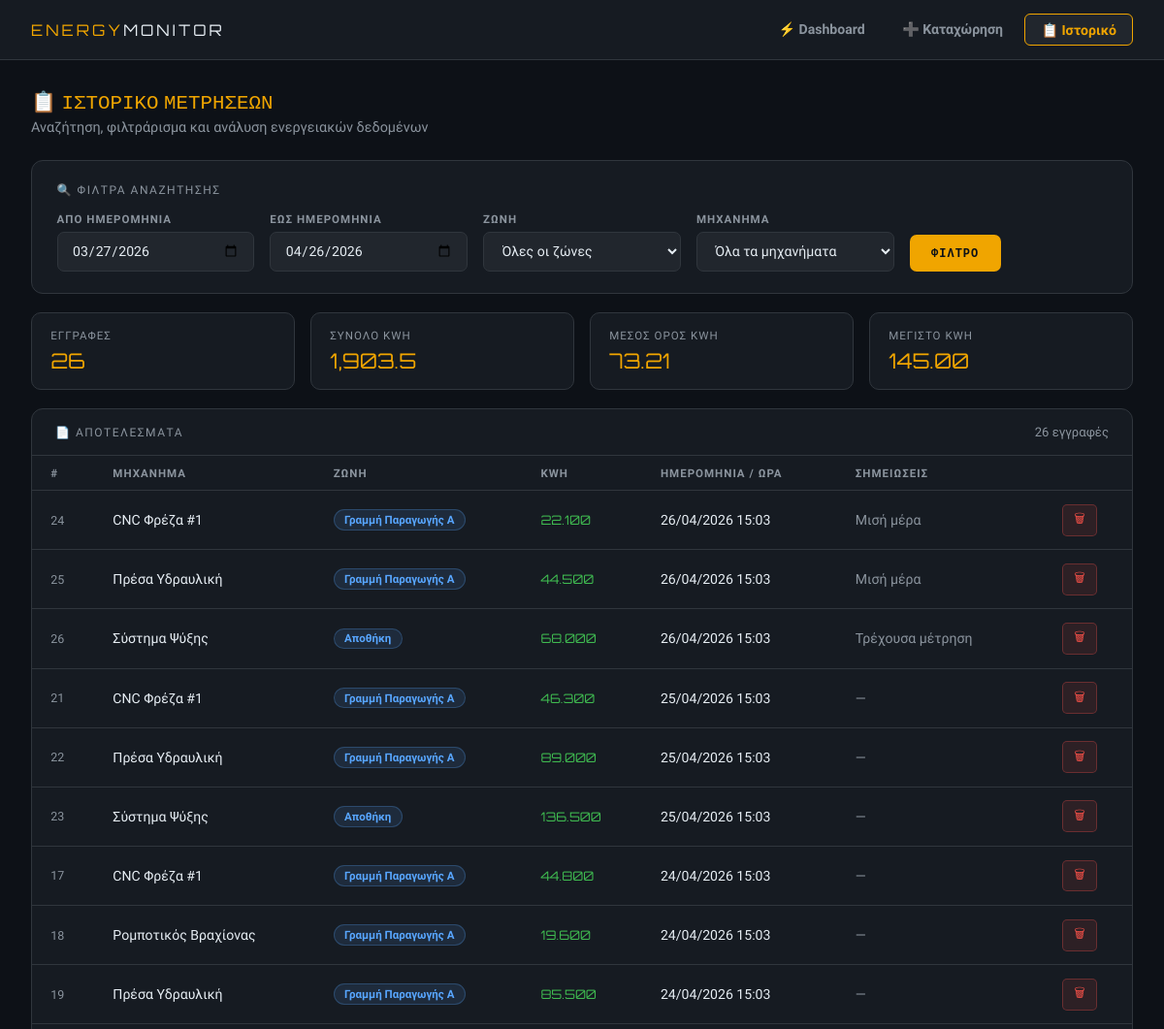
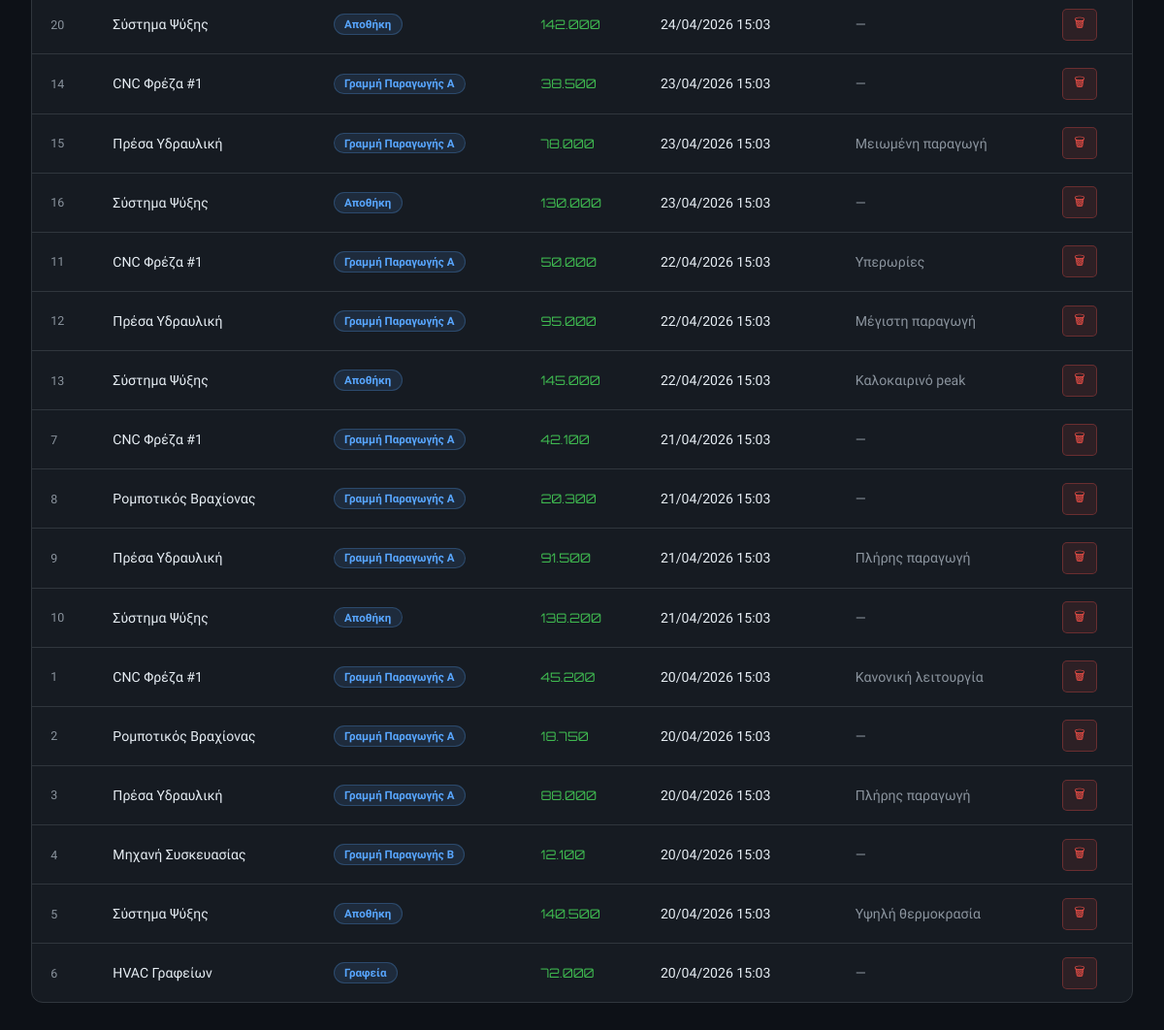
The page /history.php on the database its author committed (2 pictures, top to bottom).
### tables this page shows
CREATE TABLE IF NOT EXISTS energy_readings (
    id          INT AUTO_INCREMENT PRIMARY KEY,
    machine_id  INT NOT NULL,
    kwh         DECIMAL(10,3) NOT NULL COMMENT 'Κατανάλωση σε kWh',
    recorded_at DATETIME NOT NULL,
    notes       TEXT,
    created_at  TIMESTAMP DEFAULT CURRENT_TIMESTAMP,
    FOREIGN KEY (machine_id) REFERENCES machines(id) ON DELETE CASCADE
);

CREATE TABLE IF NOT EXISTS machines (
    id              INT AUTO_INCREMENT PRIMARY KEY,
    zone_id         INT NOT NULL,
    name            VARCHAR(100) NOT NULL,
    model           VARCHAR(100),
    rated_power_kw  DECIMAL(8,2) NOT NULL COMMENT 'Ονομαστική ισχύς σε kW',
    status          ENUM('active','inactive','maintenance') DEFAULT 'active',
    created_at      TIMESTAMP DEFAULT CURRENT_TIMESTAMP,
    FOREIGN KEY (zone_id) REFERENCES zones(id) ON DELETE CASCADE
);

CREATE TABLE IF NOT EXISTS zones (
    id          INT AUTO_INCREMENT PRIMARY KEY,
    name        VARCHAR(100) NOT NULL,
    description TEXT,
    created_at  TIMESTAMP DEFAULT CURRENT_TIMESTAMP
);

### history.php (the view, shortened to what this page needs)
<?php
require_once 'config/db.php';
$f_from    = (!empty($_GET['from'])) ? $_GET['from'] : date('Y-m-d', strtotime('-30 days'));
$f_to      = (!empty($_GET['to']))   ? $_GET['to']   : date('Y-m-d');
$where = ["DATE(er.recorded_at) BETWEEN '$f_from' AND '$f_to'"];
$where_sql = 'WHERE ' . implode(' AND ', $where);
$res = mysqli_query($con, "
    SELECT er.id, er.kwh, er.recorded_at, er.notes,
           m.name AS machine_name, z.name AS zone_name
    FROM energy_readings er
    JOIN machines m ON er.machine_id = m.id
    JOIN zones    z ON m.zone_id     = z.id
    $where_sql
    ORDER BY er.recorded_at DESC
    LIMIT 200
");
$rows = [];
while ($row = mysqli_fetch_assoc($res)) $rows[] = $row;
$sr = mysqli_query($con, "
    SELECT COUNT(*) AS cnt, SUM(er.kwh) AS total_kwh,
           AVG(er.kwh) AS avg_kwh, MAX(er.kwh) AS max_kwh
    FROM energy_readings er
    JOIN machines m ON er.machine_id = m.id
    $where_sql
");
$stats = mysqli_fetch_assoc($sr);
?>
<!DOCTYPE html>
<html lang="el">
<head>
</head>
<body>
<nav>
    <div class="logo">ENERGY<span>MONITOR</span></div>
    <div class="nav-links">
        <a href="index.php">⚡ Dashboard</a>
        <a href="add_reading.php">➕ Καταχώρηση</a>
        <a href="history.php" class="active">📋 Ιστορικό</a>
    </div>
</nav>
<div class="container">
    <div class="page-title">📋 ΙΣΤΟΡΙΚΟ ΜΕΤΡΗΣΕΩΝ</div>
    <div class="page-sub">Αναζήτηση, φιλτράρισμα και ανάλυση ενεργειακών δεδομένων</div>
    <div class="filter-card">
        <div class="filter-title">🔍 Φίλτρα Αναζήτησης</div>
        <form method="GET" action="history.php">
            <div class="filter-grid">
                <div>
                    <label>Από Ημερομηνία</label>
                    <input type="date" name="from" value="<?= htmlspecialchars($f_from) ?>">
                </div>
                <div>
                    <label>Έως Ημερομηνία</label>
                    <input type="date" name="to" value="<?= htmlspecialchars($f_to) ?>">
                </div>
                <div>
                    <label>Ζώνη</label>
                    <select name="zone_id">
                        <option value="0">Όλες οι ζώνες</option>
                    </select>
                </div>
                <div>
                    <label>Μηχάνημα</label>
                    <select name="machine_id">
                        <option value="0">Όλα τα μηχανήματα</option>
                    </select>
                </div>
                <div style="display:flex;align-items:flex-end">
                    <button type="submit" class="btn-filter">ΦΙΛΤΡΟ</button>
                </div>
            </div>
        </form>
    </div>
    <div class="mini-stats">
        <div class="mini-stat">
            <div class="mini-stat-label">Εγγραφές</div>
            <div class="mini-stat-value"><?= number_format((int)$stats['cnt']) ?></div>
        </div>
        <div class="mini-stat">
            <div class="mini-stat-label">Σύνολο kWh</div>
            <div class="mini-stat-value"><?= number_format((float)$stats['total_kwh'], 1) ?></div>
        </div>
        <div class="mini-stat">
            <div class="mini-stat-label">Μέσος Όρος kWh</div>
            <div class="mini-stat-value"><?= number_format((float)$stats['avg_kwh'], 2) ?></div>
        </div>
        <div class="mini-stat">
            <div class="mini-stat-label">Μέγιστο kWh</div>
            <div class="mini-stat-value"><?= number_format((float)$stats['max_kwh'], 2) ?></div>
        </div>
    </div>
    <div class="table-card">
        <div class="table-header">
            <span class="table-header-title">📄 Αποτελέσματα</span>
            <span class="table-header-count"><?= count($rows) ?> εγγραφές</span>
        </div>
        <?php if (empty($rows)): ?>
            <div class="no-data">⚡ Δεν βρέθηκαν μετρήσεις για τα επιλεγμένα φίλτρα.</div>
        <?php else: ?>
        <div style="overflow-x:auto">
        <table>
            <thead>
                <tr>
                    <th>#</th>
                    <th>Μηχάνημα</th>
                    <th>Ζώνη</th>
                    <th>kWh</th>
                    <th>Ημερομηνία / Ώρα</th>
                    <th>Σημειώσεις</th>
                    <th></th>
                </tr>
            </thead>
            <tbody>
                <?php foreach ($rows as $row): ?>
                <tr>
                    <td style="color:var(--muted);font-size:0.78rem"><?= $row['id'] ?></td>
                    <td><?= htmlspecialchars($row['machine_name']) ?></td>
                    <td><span class="badge"><?= htmlspecialchars($row['zone_name']) ?></span></td>
                    <td class="kwh"><?= number_format($row['kwh'], 3) ?></td>
                    <td><?= date('d/m/Y H:i', strtotime($row['recorded_at'])) ?></td>
                    <td style="color:var(--muted)"><?= htmlspecialchars($row['notes'] ?? '—') ?></td>
                    <td>
                        <form method="POST" onsubmit="return confirm('Διαγραφή αυτής της μέτρησης;')">
                            <button type="submit" class="btn-del">🗑</button>
                        </form>
                    </td>
                </tr>
                <?php endforeach; ?>
            </tbody>
        </table>
        </div>
        <?php endif; ?>
    </div>
</div>
</body>
</html>

### history.php (style rules this page uses)
:root { --bg:#0d1117; --surface:#161b22; --surface2:#21262d; --accent:#f0a500; --accent2:#58a6ff; --green:#3fb950; --red:#f85149; --text:#e6edf3; --muted:#8b949e; --border:#30363d; }
* { margin:0; padding:0; box-sizing:border-box; }
body { background:var(--bg); color:var(--text); font-family:'Exo 2',sans-serif; min-height:100vh; }
nav { background:var(--surface); border-bottom:1px solid var(--border); display:flex; align-items:center; justify-content:space-between; padding:0 2rem; height:62px; position:sticky; top:0; z-index:100; }
.logo { font-family:'Orbitron',monospace; font-size:1rem; color:var(--accent); letter-spacing:3px; }
.logo span { color:var(--text); }
.nav-links { display:flex; gap:0.4rem; }
.nav-links a { padding:0.45rem 1rem; border-radius:6px; text-decoration:none; color:var(--muted); font-size:0.88rem; font-weight:600; transition:all 0.18s; }
.nav-links a.active { background:var(--surface2); color:var(--accent); border:1px solid var(--accent); }
.container { max-width:1300px; margin:0 auto; padding:1.8rem 2rem; }
.page-title { font-family:'Orbitron',monospace; font-size:1.3rem; color:var(--accent); margin-bottom:0.3rem; }
.page-sub { color:var(--muted); font-size:0.9rem; margin-bottom:1.6rem; }
.filter-card { background:var(--surface); border:1px solid var(--border); border-radius:12px; padding:1.4rem 1.6rem; margin-bottom:1.2rem; }
.filter-title { font-size:0.75rem; text-transform:uppercase; letter-spacing:1.5px; color:var(--muted); margin-bottom:1rem; }
.filter-grid { display:grid; grid-template-columns:repeat(auto-fit,minmax(160px,1fr)); gap:1rem; align-items:end; }
.filter-grid label { display:block; font-size:0.72rem; text-transform:uppercase; letter-spacing:1px; color:var(--muted); margin-bottom:0.4rem; font-weight:600; }
input, select { width:100%; background:var(--surface2); border:1px solid var(--border); border-radius:7px; padding:0.65rem 0.9rem; color:var(--text); font-family:'Exo 2',sans-serif; font-size:0.88rem; outline:none; }
.btn-filter { padding:0.68rem 1.4rem; background:var(--accent); color:#0d1117; border:none; border-radius:7px; font-weight:700; cursor:pointer; font-family:'Orbitron',monospace; font-size:0.75rem; letter-spacing:1px; }
.mini-stats { display:grid; grid-template-columns:repeat(4,1fr); gap:1rem; margin-bottom:1.2rem; }
.mini-stat { background:var(--surface); border:1px solid var(--border); border-radius:10px; padding:1rem 1.2rem; }
.mini-stat-label { font-size:0.72rem; text-transform:uppercase; letter-spacing:1px; color:var(--muted); }
.mini-stat-value { font-family:'Orbitron',monospace; font-size:1.35rem; color:var(--accent); margin-top:0.3rem; }
.table-card { background:var(--surface); border:1px solid var(--border); border-radius:12px; overflow:hidden; }
.table-header { padding:1rem 1.5rem; border-bottom:1px solid var(--border); display:flex; justify-content:space-between; align-items:center; }
.table-header-title { font-size:0.75rem; text-transform:uppercase; letter-spacing:1.5px; color:var(--muted); }
.table-header-count { font-size:0.82rem; color:var(--muted); }
table { width:100%; border-collapse:collapse; }
th { padding:0.65rem 1.2rem; font-size:0.72rem; color:var(--muted); text-transform:uppercase; letter-spacing:1px; text-align:left; border-bottom:1px solid var(--border); font-weight:600; }
td { padding:0.85rem 1.2rem; font-size:0.88rem; border-bottom:1px solid var(--border); }
tr:last-child td { border-bottom:none; }
.badge { display:inline-block; padding:0.18rem 0.65rem; border-radius:20px; font-size:0.72rem; font-weight:700; background:rgba(88,166,255,0.12); color:var(--accent2); border:1px solid rgba(88,166,255,0.25); }
.kwh { font-family:'Orbitron',monospace; color:var(--green); font-size:0.82rem; }
.btn-del { background:rgba(248,81,73,0.1); border:1px solid rgba(248,81,73,0.3); color:var(--red); padding:0.28rem 0.7rem; border-radius:5px; cursor:pointer; font-size:0.8rem; }

### rows shown on the page
energy_readings: id "24", machine.name "CNC Φρέζα #1", zones.name "Γραμμή Παραγωγής Α", kwh "22.100", recorded_at "26/04/2026 15:03", notes "Μισή μέρα"
energy_readings: id "25", machine.name "Πρέσα Υδραυλική", zones.name "Γραμμή Παραγωγής Α", kwh "44.500", recorded_at "26/04/2026 15:03", notes "Μισή μέρα"
energy_readings: id "26", machine.name "Σύστημα Ψύξης", zones.name "Αποθήκη", kwh "68.000", recorded_at "26/04/2026 15:03", notes "Τρέχουσα μέτρηση"
energy_readings: id "21", machine.name "CNC Φρέζα #1", zones.name "Γραμμή Παραγωγής Α", kwh "46.300", recorded_at "25/04/2026 15:03", notes "—"
energy_readings: id "22", machine.name "Πρέσα Υδραυλική", zones.name "Γραμμή Παραγωγής Α", kwh "89.000", recorded_at "25/04/2026 15:03", notes "—"
energy_readings: id "23", machine.name "Σύστημα Ψύξης", zones.name "Αποθήκη", kwh "136.500", recorded_at "25/04/2026 15:03", notes "—"
energy_readings: id "17", machine.name "CNC Φρέζα #1", zones.name "Γραμμή Παραγωγής Α", kwh "44.800", recorded_at "24/04/2026 15:03", notes "—"
energy_readings: id "18", machine.name "Ρομποτικός Βραχίονας", zones.name "Γραμμή Παραγωγής Α", kwh "19.600", recorded_at "24/04/2026 15:03", notes "—"
energy_readings: id "19", machine.name "Πρέσα Υδραυλική", zones.name "Γραμμή Παραγωγής Α", kwh "85.500", recorded_at "24/04/2026 15:03", notes "—"
energy_readings: id "20", machine.name "Σύστημα Ψύξης", zones.name "Αποθήκη", kwh "142.000", recorded_at "24/04/2026 15:03", notes "—"
energy_readings: id "14", machine.name "CNC Φρέζα #1", zones.name "Γραμμή Παραγωγής Α", kwh "38.500", recorded_at "23/04/2026 15:03", notes "—"
energy_readings: id "15", machine.name "Πρέσα Υδραυλική", zones.name "Γραμμή Παραγωγής Α", kwh "78.000", recorded_at "23/04/2026 15:03", notes "Μειωμένη παραγωγή"
energy_readings: id "16", machine.name "Σύστημα Ψύξης", zones.name "Αποθήκη", kwh "130.000", recorded_at "23/04/2026 15:03", notes "—"
energy_readings: id "11", machine.name "CNC Φρέζα #1", zones.name "Γραμμή Παραγωγής Α", kwh "50.000", recorded_at "22/04/2026 15:03", notes "Υπερωρίες"
energy_readings: id "12", machine.name "Πρέσα Υδραυλική", zones.name "Γραμμή Παραγωγής Α", kwh "95.000", recorded_at "22/04/2026 15:03", notes "Μέγιστη παραγωγή"
energy_readings: id "13", machine.name "Σύστημα Ψύξης", zones.name "Αποθήκη", kwh "145.000", recorded_at "22/04/2026 15:03", notes "Καλοκαιρινό peak"
energy_readings: id "7", machine.name "CNC Φρέζα #1", zones.name "Γραμμή Παραγωγής Α", kwh "42.100", recorded_at "21/04/2026 15:03", notes "—"
energy_readings: id "8", machine.name "Ρομποτικός Βραχίονας", zones.name "Γραμμή Παραγωγής Α", kwh "20.300", recorded_at "21/04/2026 15:03", notes "—"
energy_readings: id "9", machine.name "Πρέσα Υδραυλική", zones.name "Γραμμή Παραγωγής Α", kwh "91.500", recorded_at "21/04/2026 15:03", notes "Πλήρης παραγωγή"
energy_readings: id "10", machine.name "Σύστημα Ψύξης", zones.name "Αποθήκη", kwh "138.200", recorded_at "21/04/2026 15:03", notes "—"
energy_readings: id "1", machine.name "CNC Φρέζα #1", zones.name "Γραμμή Παραγωγής Α", kwh "45.200", recorded_at "20/04/2026 15:03", notes "Κανονική λειτουργία"
energy_readings: id "2", machine.name "Ρομποτικός Βραχίονας", zones.name "Γραμμή Παραγωγής Α", kwh "18.750", recorded_at "20/04/2026 15:03", notes "—"
energy_readings: id "3", machine.name "Πρέσα Υδραυλική", zones.name "Γραμμή Παραγωγής Α", kwh "88.000", recorded_at "20/04/2026 15:03", notes "Πλήρης παραγωγή"
energy_readings: id "4", machine.name "Μηχανή Συσκευασίας", zones.name "Γραμμή Παραγωγής Β", kwh "12.100", recorded_at "20/04/2026 15:03", notes "—"
energy_readings: id "5", machine.name "Σύστημα Ψύξης", zones.name "Αποθήκη", kwh "140.500", recorded_at "20/04/2026 15:03", notes "Υψηλή θερμοκρασία"
energy_readings: id "6", machine.name "HVAC Γραφείων", zones.name "Γραφεία", kwh "72.000", recorded_at "20/04/2026 15:03", notes "—"

### other values the page prints
$stats['cnt'] "26"
$stats['total_kwh'] "1,903.5"
$stats['avg_kwh'] "73.21"
$stats['max_kwh'] "145.00"
count($rows) "26"
